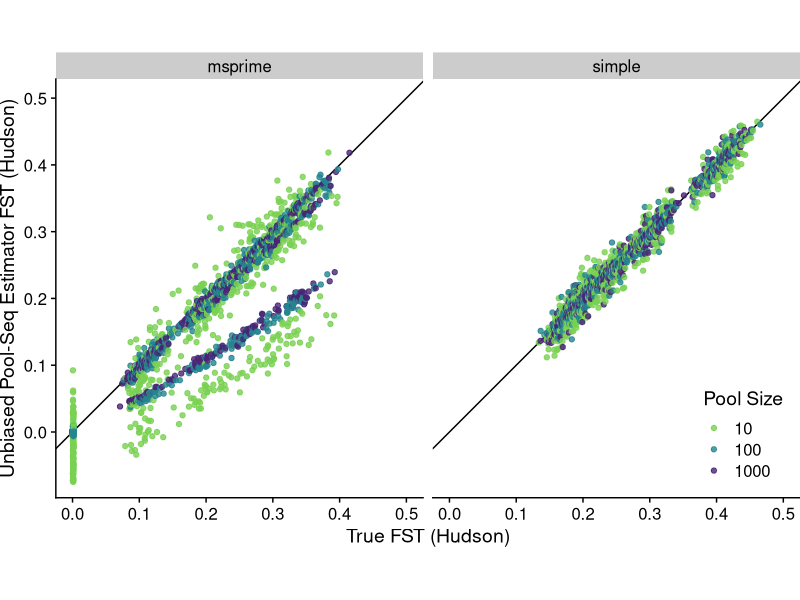
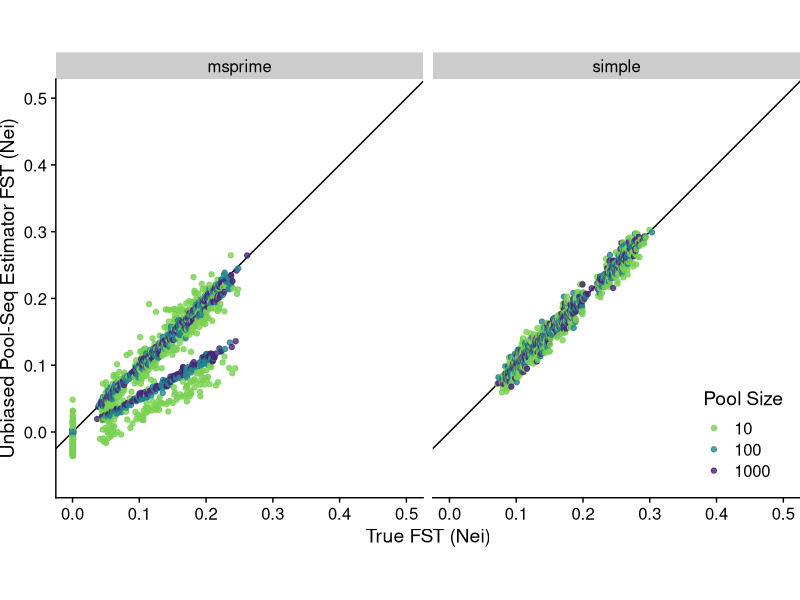
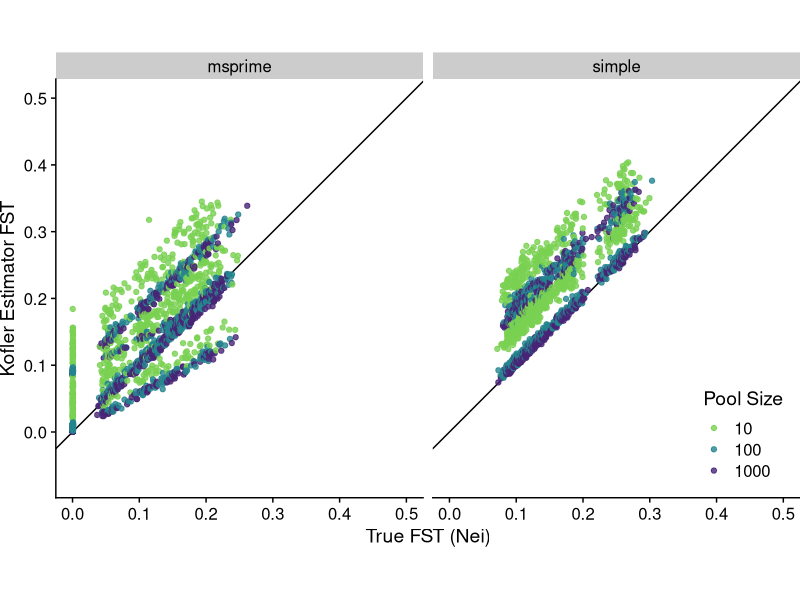
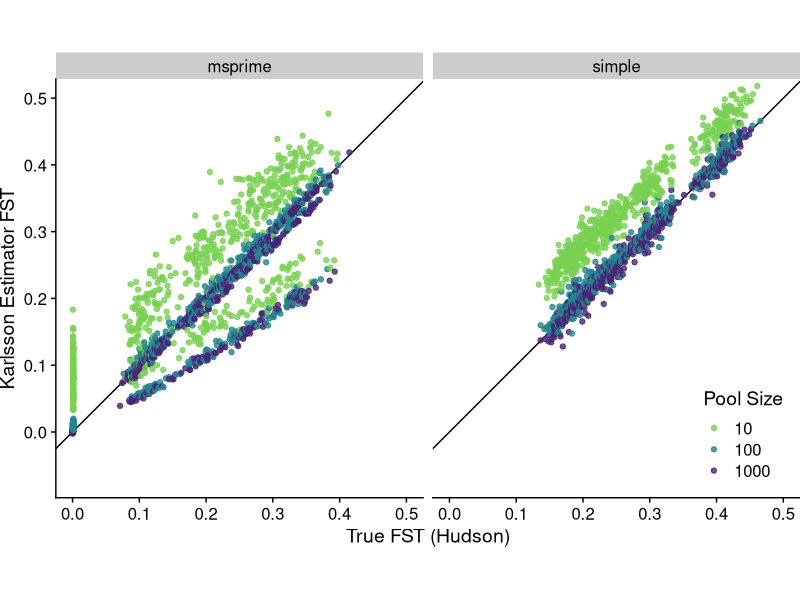
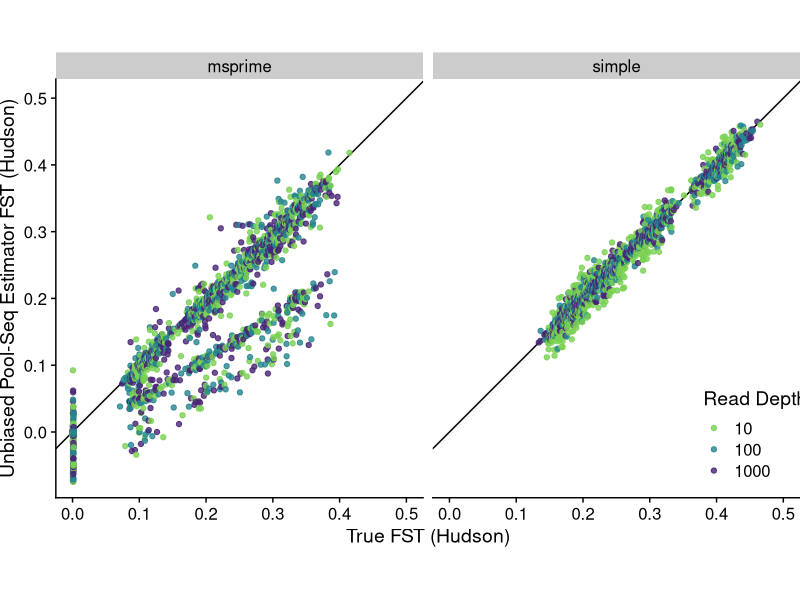
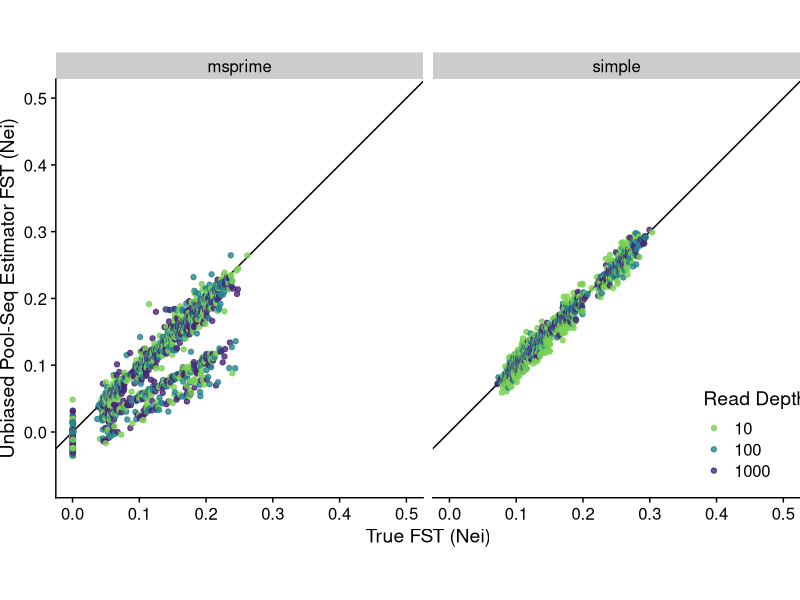
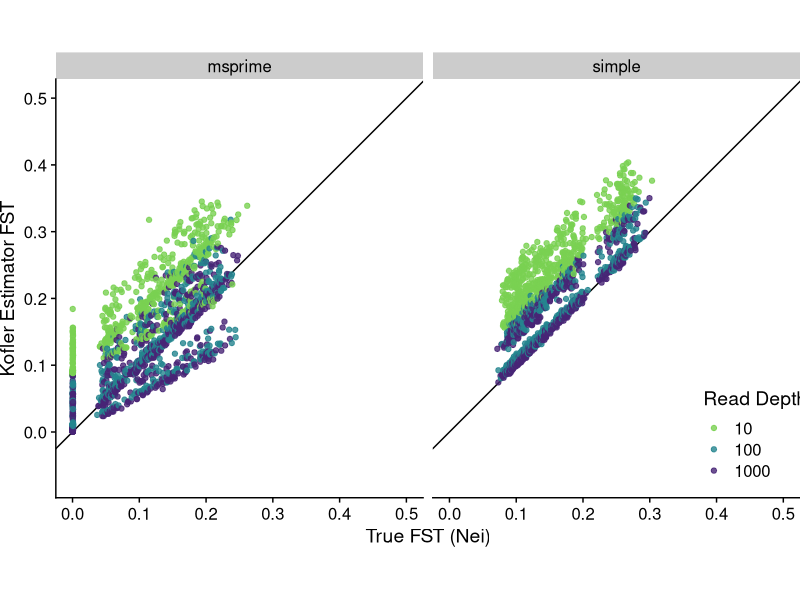
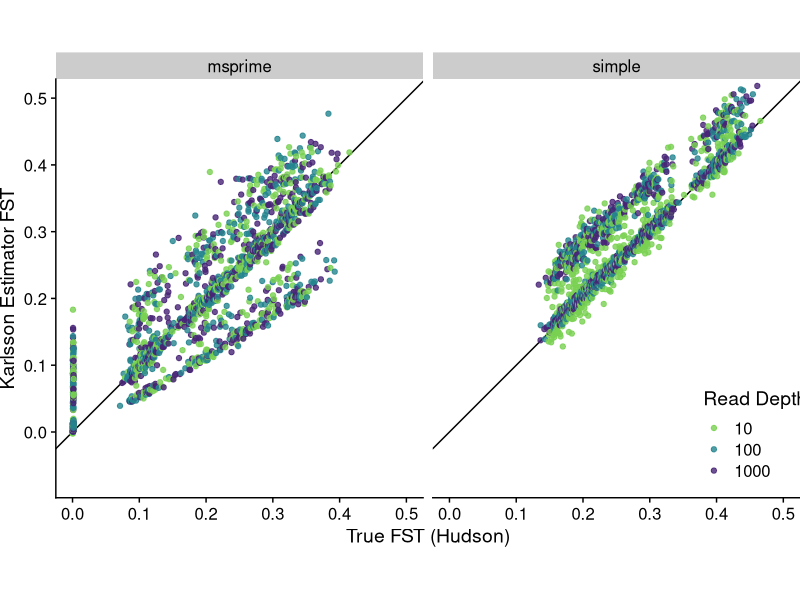

The R script that drew these images, in order:
#Basic plotting
library(ggplot2)
library(cowplot)
#library(tidyverse)
theme_set(theme_cowplot())
suppressMessages(library(viridis))
library(stringr)

data <- read.csv("sim_results_fst.csv")
data$group <- ifelse(grepl("const", data$fname), "msprime", "simple")
#head(data)

# Make a plot. R is trying to be funny again - the way we get color grouping with factors to work
# is by string evaluation of the string "factor(column)"... WTF
make_plot <- function( ax, ay, ag, fact, tx, ty ) {
    tt = str_to_title(str_replace(ag, "_", " "))

    # Holy craps, we need to find the number of levels from a column specified as a string...
    # Who invented this language?
    # numlvl = eval(parse(text=paste0( "levels(factor(data$",ag,"))")))
    # numlvl = eval(paste0( "levels(factor(data$",ag,"))"))

    # Nope neither works, try something else. Double brackets apparently make a column
    # addressable by string. So obvious.
    numlvl = nlevels(factor(data[[ag]]))
    if( fact ){
        # print(levels(factor(data[[ag]])))
        # sorted_labels <- paste(sort(as.double(levels(factor(data[[ag]])))))
        # print(sorted_labels)
        # data[[ag]] <- factor(data[[ag]], levels = sorted_labels)
        colorag=paste0("factor(",ag,")")
    }

    # Plot stuff. We place the legend not at the side, as that seems to be the easiest way
    # to get all plots to have the same actual width of the plot, without having to put them
    # all into the same grid... https://stackoverflow.com/q/16255579/4184258 screw R.
    # Also, there are some points that are marginally outside of the range... let's keep them
    # by transforming the coordinates instead of limiting the axes. Why oh why.
    ggplot(data, aes_string(x=ax, y=ay, color=colorag)) +
        geom_abline(slope=1) +
        geom_point() +
        scale_color_manual(
            values=viridis::viridis(numlvl, alpha = 0.8, begin = 0.1, end = 0.8, direction = -1)
        ) +
        # xlim(0, 0.5) +
        # ylim(-0.1, 0.5) +
        # coord_cartesian(xlim=c(0, 0.5), ylim=c(-0.07, 0.5)) +
        coord_fixed(xlim=c(0, 0.5), ylim=c(-0.07, 0.5), ratio = 1) +
        xlab(tx) +
        ylab(ty) +
        labs(color=tt) +
        theme(legend.position = "top") +
        facet_wrap(vars(group), ncol = 2) +
        theme(plot.margin=grid::unit(c(0,0,0,0), "mm"), legend.position = c(0.87, 0.15))

    # ggplot does not have any proper way of setting one image dimension based on the other and
    # the aspect ratio... WTF... see https://stackoverflow.com/q/16422847/4184258
    # So what we do here instead is just eyeballing it to achieve as little white space as possible
    # around the image. This sucks.
    # ggsave(paste0("fst_plot_png/",ax,"-",ay,"-",ag,".png"), bg="white", width=12, height=7.7)
    ggsave(paste0("fst_plot_pdf/",ax,"-",ay,"-",ag,".pdf"), bg="white", width=9, height=5.5)
}

########################################################################################################
#     Group const/stat
########################################################################################################

# Not interesting to have these plots, as we are facet splitting by group now anyway.

# print( "At group" )
#
# # Spence Nei, Spence Hudson
# make_plot(
#     "true_hudson_fst", "est_spence_hudson", "group", FALSE,
#     "True FST (Hudson)", "Spence Estimator FST (Hudson)"
# )
# make_plot(
#     "true_nei_fst", "est_spence_nei", "group", FALSE,
#     "True FST (Nei)", "Spence Estimator FST (Nei)"
# )
#
# # Kofler
# # make_plot(
# #     "true_hudson_fst", "est_kofler", "group", FALSE,
# #     "True FST (Hudson)", "Kofler Estimator FST"
# # )
# make_plot(
#     "true_nei_fst", "est_kofler", "group", FALSE,
#     "True FST (Nei)", "Kofler Estimator FST"
# )
#
# # Karlsson
# make_plot(
#     "true_hudson_fst", "est_karlsson", "group", FALSE,
#     "True FST (Hudson)", "Karlsson Estimator FST"
# )
# # make_plot(
# #     "true_nei_fst", "est_karlsson", "group", FALSE,
# #     "True FST (Nei)", "Karlsson Estimator FST"
# # )

########################################################################################################
#     Factor groups
########################################################################################################

# Plotting the interesting vars. We are not plotting "num_sites" here,
# as this is just a constant num for the const/msprime, and another number for the stat/simple model.
for (ag in c( "pool_size", "read_depth", "seq_error" )) {

    # Even the print statement can't take a list of stuff, we need the super obviously named
    # paste0 here to get this to work. All right, R, keep your secrets.
    print(paste0( "At ", ag ))

    # Spence Nei, Spence Hudson
    make_plot(
        "true_hudson_fst", "est_spence_hudson", ag, TRUE,
        "True FST (Hudson)", "Unbiased Pool-Seq Estimator FST (Hudson)"
    )
    make_plot(
        "true_nei_fst", "est_spence_nei", ag, TRUE,
        "True FST (Nei)", "Unbiased Pool-Seq Estimator FST (Nei)"
    )

    # Kofler
    # make_plot(
    #     "true_hudson_fst", "est_kofler", ag, TRUE,
    #     "True FST (Hudson)", "Kofler Estimator FST"
    # )
    make_plot(
        "true_nei_fst", "est_kofler", ag, TRUE,
        "True FST (Nei)", "Kofler Estimator FST"
    )

    # Karlsson
    make_plot(
        "true_hudson_fst", "est_karlsson", ag, TRUE,
        "True FST (Hudson)", "Karlsson Estimator FST"
    )
    # make_plot(
    #     "true_nei_fst", "est_karlsson", ag, TRUE,
    #     "True FST (Nei)", "Karlsson Estimator FST"
    # )

}

# warnings()
